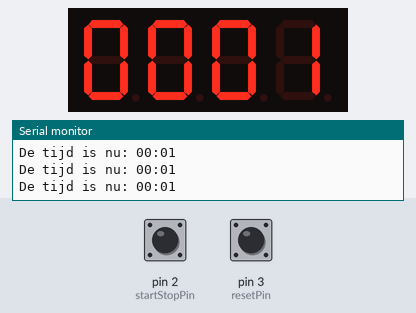
This program was run on a simulated Arduino Nano, built with avr-gcc and run on an emulated ATmega328P. Shown: 4-digit seven-segment display, the last lines printed to the serial monitor. Wiring (inferred from the names in the program): 4-digit 7-segment display, segments lit when HIGH: segments A0, A1, pin 4, pin 5, pin 6, A2, pin 7, pin 8; digit selects A3, A4, A5, pin 9. The test bench sets the inputs (shaded band); at power-on: pin 2 (startStopPin) HIGH, pin 3 (resetPin) HIGH. The segment pins are drawn as the display they are named for.

Above: at 1.2 s.
1.3 s: pin 2 (startStopPin) pulled LOW for 0.15 s
4.4 s: pin 2 (startStopPin) pulled LOW for 1 s
At 5.3 s:
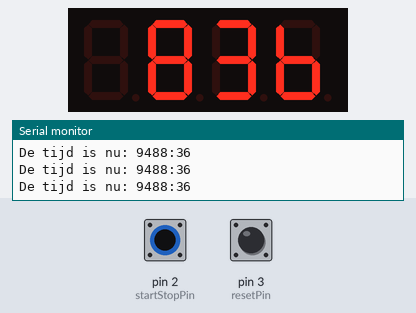
6.9 s: pin 3 (resetPin) pulled LOW for 0.15 s
10.0 s: pin 3 (resetPin) pulled LOW for 1 s
14.0 s: pin 2 (startStopPin) pulsed LOW 2 times (0.12 s each, 0.3 s apart)
At 15.3 s:
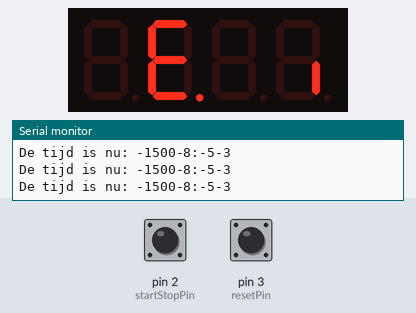
At 16.6 s:
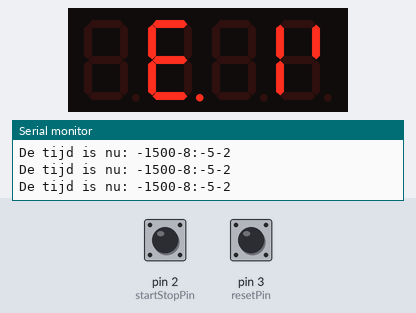
17.3 s: pin 2 (startStopPin) pulled LOW for 0.15 s
At 18.95 s:
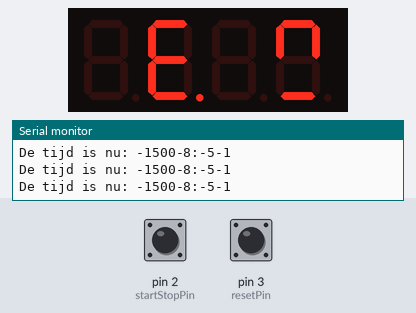

Measured:
- after the input at 4.4 s, the display: first changes after 0.10 s (image 1 shows a later state)
- after the input at 14.0 s, the display: first differs from a run without the input after 0.40 s (image 2 shows a later state)
- after the input at 17.3 s, the display: first changes after 0.12 s (image 4 shows a later state)
- what the display in image 2 shows lasts 1.0 s, from 14.9 s to 15.9 s

The program:

main.cpp
```cpp
#include "Arduino.h"

int numeral[10]= {
B11111100, //0
B01100000, //1
B11011010, //2
B11110010, //3
B01100110, //4
B10110110, //5
B00111110, //6
B11100000, //7
B11111110, //8
B11100110, //9
};

const int segmentPins[8] = {8, 7, A2, 6, 5, 4, A1, A0}; //reverezed the pins
const int digitCount = 4;
const int digitPins[digitCount] = {A3, A4, A5, 9};
const int startStopPin = 2;
const int resetPin = 3;


long startTime, timeStopped;
long elapsedTime = 132000;
int displayedDigits[digitCount] = {0, 0, 0, 0};
boolean running;

void showDigit (int number, int digit)
{
    digitalWrite(digitPins[digit], HIGH);
    for (int segment= 0; segment < 8; segment++)
    {
        boolean isBitSet= bitRead(numeral[number], segment);
        digitalWrite(segmentPins[segment], isBitSet);
    }
    digitalWrite(digitPins[digit], LOW);
    delay(5);
    digitalWrite(digitPins[digit], HIGH);
}

void setMiddleDP()
{
    digitalWrite(digitPins[2], HIGH);
    digitalWrite(segmentPins[0], 1);
    digitalWrite(digitPins[2], LOW);
}

void startStop()
{
    Serial.println("Start Or Stop");
    if (running)
    {
        running = false;
    }
    else
    {
        running = true;
    }
}

void reset()
{
    Serial.println("Reset");
    if (!running)
    {
        elapsedTime = 0;
        startTime = millis();
    }
}

void calculateTimeDiff()
{
    elapsedTime = millis() - elapsedTime + timeStopped;
}

void updateDisplayedDigits()
{
    elapsedTime = elapsedTime / 1000;
    displayedDigits[3] = (elapsedTime % 60) % 10;
    displayedDigits[2] = (elapsedTime % 60) / 10;
    displayedDigits[1] = (elapsedTime / 60) % 10;
    displayedDigits[0] = (elapsedTime / 60) / 10;
}

void printTime()
{
    for (int i = 0; i < digitCount; i ++)
    {
        showDigit(displayedDigits[i], i);
        //if (digitCount == 2) setMiddleDP();
    }
}
void debugTime()
{
    Serial.print("De tijd is nu: ");
    Serial.print(displayedDigits[0]);
    Serial.print(displayedDigits[1]);
    Serial.print(":");
    Serial.print(displayedDigits[2]);
    Serial.println(displayedDigits[3]);

}

void run()
{
    calculateTimeDiff();
    if (running)
    {
        updateDisplayedDigits();
    }
    else
    {
        timeStopped = millis() - elapsedTime + timeStopped;
    }
    printTime();
    debugTime();

}

void setup()
{
    Serial.begin(9600);
    for (int i=0; i < 8; i++)
        pinMode(segmentPins[i], OUTPUT);

    for (int i=0; i < digitCount; i++)
        pinMode(digitPins[i], OUTPUT);

    pinMode(startStopPin, INPUT);
    pinMode(resetPin, INPUT);
    attachInterrupt(digitalPinToInterrupt(startStopPin), startStop, FALLING);
    attachInterrupt(digitalPinToInterrupt(resetPin), reset, FALLING);
    running = true;
}

void loop()
{
    run();
}
```
